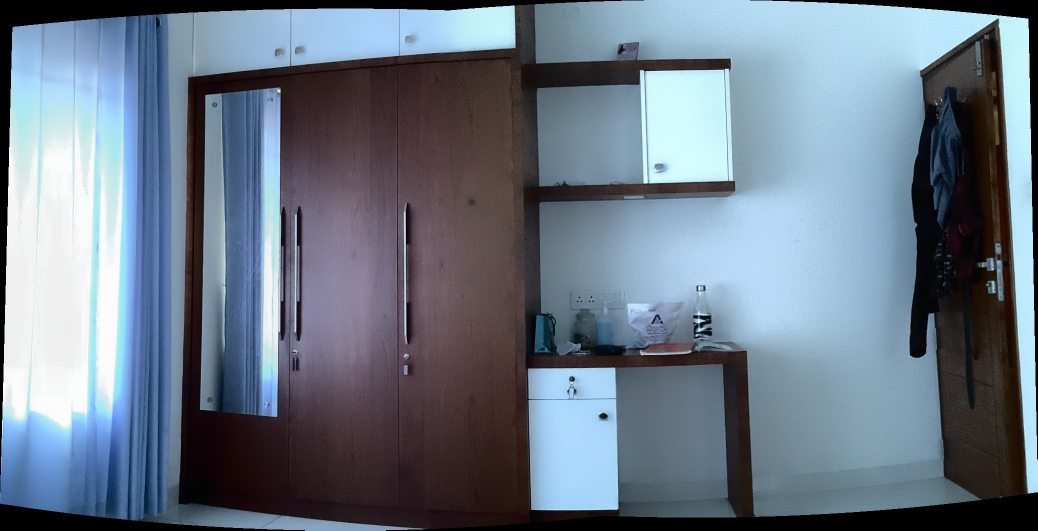
#> input picture pan.jpg, 2075 x 1061 px, given as the content of the folder ./Cue Cards, which was not available (shown at 1/2 size)
$ python trying.py
#> lines starting #> are read from the running program, lines starting #| are printed output that depends on the picture; pictures that were not available may be replaced by others from this repository, and a replacement may not be noted
### trial.py
import os
import re
from typing import Literal

from PIL import Image, ImageDraw, ImageFont


class Trial_class:

    def __init__(self):
        self.path = "./Cue Cards"
        self.new_card_wd = 300
        self.SD_font_size = 25
        self.no_of_columns = 5
        self.total_img_count = self.count_all_files_in_directory(self.path)

    # [33 lines left out: function add_name_above_image, not called in this run]

    def add_name_2(self, image, text):

        font_size = self.SD_font_size
        try:
            font = ImageFont.truetype("./Vera.ttf", font_size)
        except IOError:
            font = ImageFont.load_default()

        blankHt = font_size + 10

        new_image_height = image.height + blankHt
        new_image = Image.new("RGB", (image.width, new_image_height),
                              (255, 255, 255))

        # Create a drawing object and add text
        draw = ImageDraw.Draw(new_image)

        bbox = draw.textbbox((0, 0), text, font=font)

        text_height = bbox[3] - bbox[1]

        text_x = 10
        text_y = (blankHt - text_height) // 2
        draw.text((text_x, text_y), text, font=font, fill="black")

        new_image.paste(image, (0, blankHt))

        return new_image

    def row_calc(self, no_of_images: int):
        """
        Calculates no.of rows of images based on
        the no.of columns and no.of images.

        Args:
            no_of_images (int): Total no.of images in the grid.

        Returns:
            int: The total number of rows for the grid.
        """
        return (int(no_of_images) + self.no_of_columns -
                1) // self.no_of_columns

    def important_vars(self, item_name: str):

        Card_gap = self.SD_font_size // 8
        SD_Bpic_Ht = self.SD_font_size + 10
        cropped_card_wd = int(0.98 * self.new_card_wd)
        SD_Bpic_Wd = ((cropped_card_wd * self.no_of_columns))
        #(Card_gap * (self.no_of_columns - 1))

        vars = {
            "SD font size": self.SD_font_size,
            "MD font size": ((self.SD_font_size * 1.2) - 5),
            "Title font size": ((self.SD_font_size + 5) * 1.4) - 5,
            "Card gap": Card_gap,
            "SD gap": Card_gap + 10,
            "MD gap": Card_gap + 30,
            "SD name gap": Card_gap + 5,
            "MD name gap": Card_gap + 20,
            "SD Bpic Ht": SD_Bpic_Ht,
            "MD Bpic Ht": SD_Bpic_Ht * 1.2,
            "Title Bpic Ht": SD_Bpic_Ht * 1.4,
            "SD Bpic Wd": SD_Bpic_Wd,
            "Card Wd": self.new_card_wd,
            "left crop": 0.01,
            "top crop": 0.14,
            "right crop": 0.99,
            "bottom crop": 0.76,
            "Left offset": 5,
            "NoC": self.no_of_columns
        }
        #new_dict = json.dumps(new_dict)
        return vars[f"{item_name}"]

    def grid_maker(self, repeat_index: int, no_of_images: int):
        """
        Provides a list of indexes for images of that specific row.

        Args:
            repeat_index (int): is the row number.
            no_of_images (int): total no.of images in the grid.

        Returns:
            list: A list of numbers which are the indexes
            for the images in that specific row.
        """
        range_beginning = (repeat_index *
                           self.no_of_columns) - (self.no_of_columns - 1)
        range_end = min(repeat_index * self.no_of_columns, no_of_images)
        return [item - 1 for item in range(range_beginning, range_end + 1)]

    def image_resizer(self, image, new_width, new_height):

        y = image.resize((new_width, new_height), Image.Resampling.LANCZOS)

        return y

    def image_cropper(self, paths):
        '''
        [image paths] is input
        '''
        zz = []
        for img_path in paths:
            im = Image.open(img_path)
#> im is the input picture: PIL image 2075x1061 RGB; mean R, G, B 107.1, 120.3, 135

            width, height = im.size
#> width = 2075; height = 1061
            new_height = int((self.new_card_wd / width) * height)
#> new_height = 153

            resized_img = self.image_resizer(im, self.new_card_wd, new_height)
#> in image_resizer, `y = image.resize((new_width, new_height), Image.Resampling.LANCZOS)`:
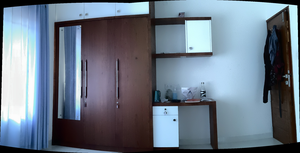
#> y: PIL image 300x153 RGB; mean R, G, B 107.3, 120.4, 135.1

            left = int(self.important_vars("left crop") * self.new_card_wd)
            top = int(0.14 * new_height)
#> top = 21
            right = int(0.99 * self.new_card_wd)
            bottom = int(0.76 * new_height)
#> bottom = 116

            im1 = resized_img.crop((left, top, right, bottom))
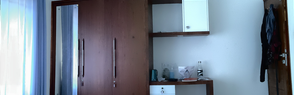
#> im1: PIL image 294x95 RGB; mean R, G, B 118.2, 130.1, 144.5
            zz.append(im1)
        return zz

    def count_all_files_in_directory(self, path):
        return sum(len(files) for _, _, files in os.walk(path))

    # [31 lines left out: functions get_files, image_renamer, not called in this run]

    def image_combiner(self, images: list, axis: Literal["hor", "ver"],
                       gap: int):
        """
        Combines images in the desired axis.

        Args:
            images (list): A list of images.
            axis (Literal["hor", "ver"]): The axis of
            combining the images (hor / ver).

        Returns:
            PIL.Image.Image: The combined image.
        """
        sizes = [img.size for img in images]
        widths, heights = zip(*sizes)

        if axis == "hor":
            result_size = (sum(widths), max(heights))
            offsets = [(sum(widths[:i]) + (gap * i), 0)
                       for i in range(len(images))]
        else:
            result_size = (max(widths), sum(heights))
            offsets = [(0, sum(heights[:i]) + (gap * i))
                       for i in range(len(images))]

        result = Image.new('RGB', result_size, (255, 255, 255))
        for img, offset in zip(images, offsets):
            result.paste(img, offset)

        return result

### trying.py
import os

from trial import Trial_class

main_path = "./Cue Cards"
program = Trial_class()

MDs, SDs_combined, SDs_comb_with_name = [], [], []

for MD in os.scandir(main_path):
    MDs.append(MD.name)
    MD_path = f"{main_path}/{MD.name}"
    cards_combined, xx, cards_in_MD = [], [], 0

    for SD in os.scandir(MD_path):
        SD_path = f"{MD_path}/{SD.name}"
        card_paths = [f"{SD_path}/{card.name}" for card in os.scandir(SD_path)]
        cards_in_MD += len(card_paths)

        # Process cards in SD
        repeat_range = program.row_calc(len(card_paths))
        listpro = program.image_cropper(card_paths)
#> listpro = 1 item

        # Combine cropped images row by row
        image_rows = [
            program.image_combiner([
                listpro[x] for x in program.grid_maker(i + 1, len(card_paths))
            ], "hor", program.important_vars("Card gap"))
            for i in range(repeat_range)
        ]
#> in image_combiner, `result = Image.new('RGB', result_size, (255, 255, 255))`: result: PIL image 294x95 RGB; every value is 255
#> image_rows = 1 item

        cc = program.image_combiner(image_rows, "ver",
                                    program.important_vars("Card gap"))
#> the loop in image_combiner (call 2), `for img, offset in zip(images, offsets):` made 1 pass
#> offset on pass 1: (0, 0)

        xx.append(program.add_name_2(cc, f"{SD.name} - {len(card_paths)}"))
#> in add_name_2, `new_image = Image.new("RGB", (image.width, new_image_height), (255, 25..`: new_image: PIL image 294x130 RGB; every value is 255
#> in add_name_2, `bbox = draw.textbbox((0, 0), text, font=font)`: bbox = (0, 5, 135, 29)
#> in add_name_2, `text_height = bbox[3] - bbox[1]`: text_height = 24
#> in add_name_2, `text_y = (blankHt - text_height) // 2`: text_y = 5
#> in add_name_2, `new_image.paste(image, (0, blankHt))`:
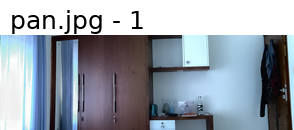
#> new_image: PIL image 294x130 RGB; mean R, G, B 150.9, 159.6, 170.1

    y = program.image_combiner(xx, "ver", program.important_vars("Card gap"))

    SDs_comb_with_name.append(
        program.add_name_2(y, f"{MD.name} - {cards_in_MD}"))
#> call 2 of add_name_2, with text = 'pan.jpg - 1'
#> in add_name_2 (call 2), `new_image = Image.new("RGB", (image.width, new_image_height), (255, 25..`: new_image: PIL image 294x165 RGB; every value is 255
#> in add_name_2 (call 2), `new_image.paste(image, (0, blankHt))`:
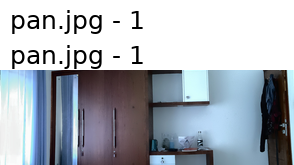
#> new_image: PIL image 294x165 RGB; mean R, G, B 169.7, 176.6, 184.9

MDs_combined = program.image_combiner(SDs_comb_with_name, "hor",
                                      program.important_vars("Card gap"))

final = program.add_name_2(MDs_combined, "Cue Cards")
#> call 3 of add_name_2, with text = 'Cue Cards'
#> in add_name_2 (call 3), `new_image = Image.new("RGB", (image.width, new_image_height), (255, 25..`: new_image: PIL image 294x200 RGB; every value is 255
#> in add_name_2 (call 3), `bbox = draw.textbbox((0, 0), text, font=font)`: bbox = (0, 5, 128, 24)
#> in add_name_2 (call 3), `text_height = bbox[3] - bbox[1]`: text_height = 19
#> in add_name_2 (call 3), `text_y = (blankHt - text_height) // 2`: text_y = 8
#> in add_name_2 (call 3), `new_image.paste(image, (0, blankHt))`:
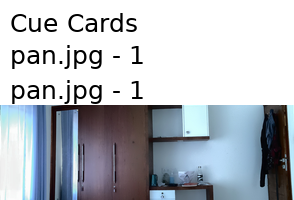
#> new_image: PIL image 294x200 RGB; mean R, G, B 181.9, 187.6, 194.4

# Specify the filename and directory path
filename = "Cue Cards.jpg"
directory = "./"

# Combine the directory and filename into a full path
file_path = os.path.join(directory, filename)

if os.path.exists(file_path):
    print(f"'{filename}' exists. Deleting...")
    os.remove(file_path)

final.save(filename)
print("Saved!")
#> (the run stopped early here; a loop or call above may not have finished)

$ run again, on imgs/IMG_5040.jpeg
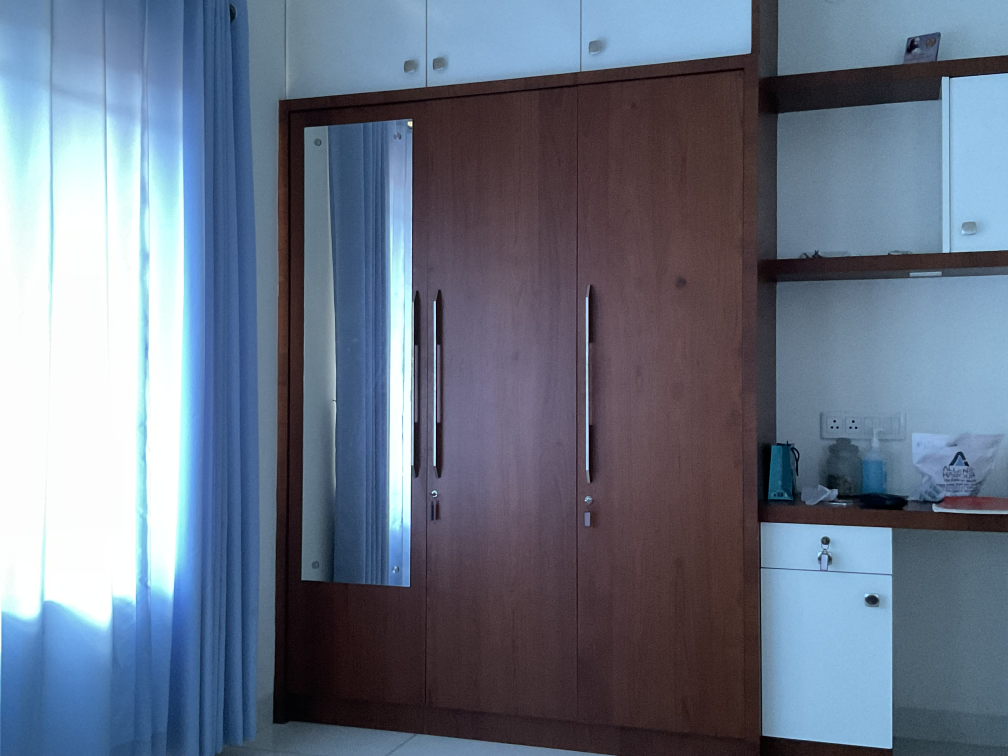
#> input picture imgs/IMG_5040.jpeg, 4032 x 3024 px, given as the content of the folder ./Cue Cards, which was not available (shown at 1/4 size)
#> in image_cropper, im is the input picture: PIL image 4032x3024 RGB; mean R, G, B 104, 115.1, 133.2
#> in image_cropper, `im1 = resized_img.crop((left, top, right, bottom))`:
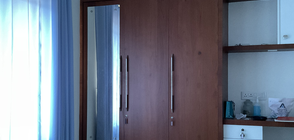
#> im1: PIL image 294x140 RGB; mean R, G, B 114.4, 122.3, 138.3
#> listpro = 1 item
#> result: PIL image 294x140 RGB; every value is 255
#> the loop in image_combiner (call 2), `for img, offset in zip(images, offsets):` made 1 pass
#> offset on pass 1: (0, 0)
#> bbox = (0, 5, 227, 30)
#> text_height = 25
#> text_y = 5
#> bbox = (0, 5, 128, 24)
#> text_height = 19
#> text_y = 8
#> in add_name_2 (call 3), `new_image.paste(image, (0, blankHt))`:
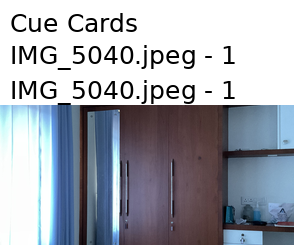
#> new_image: PIL image 294x245 RGB; mean R, G, B 164.4, 168.9, 178

$ run again, on imgs/IMG_5041.jpeg
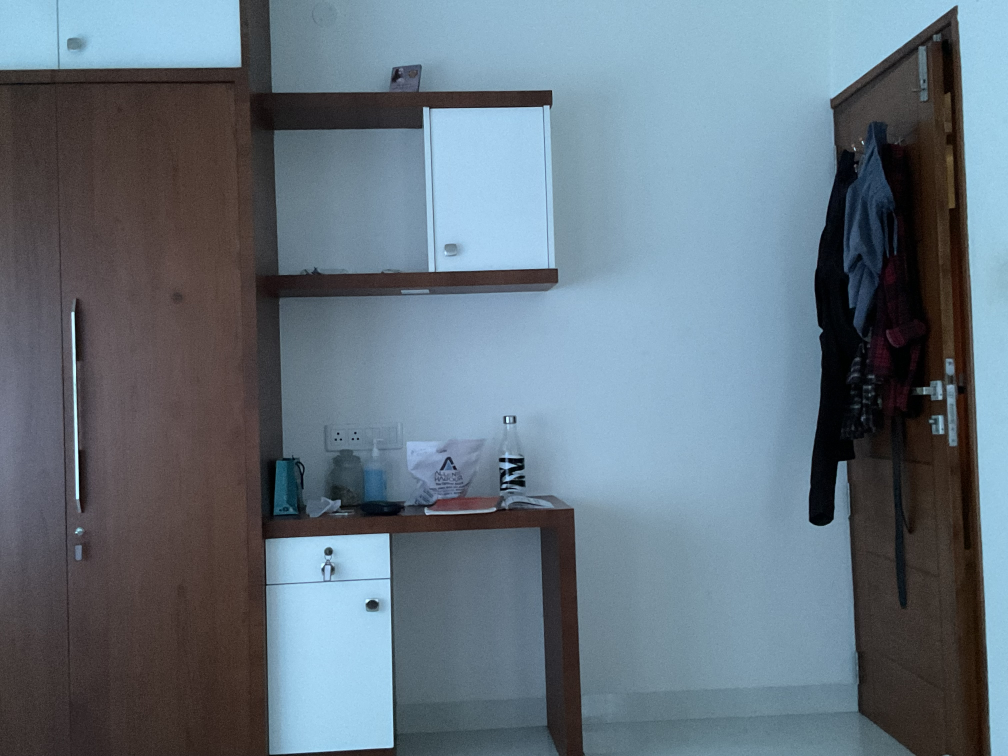
#> input picture imgs/IMG_5041.jpeg, 4032 x 3024 px, given as the content of the folder ./Cue Cards, which was not available (shown at 1/4 size)
#> in image_cropper, im is the input picture: PIL image 4032x3024 RGB; mean R, G, B 101.2, 115.8, 127.6
#> in image_cropper, `im1 = resized_img.crop((left, top, right, bottom))`:
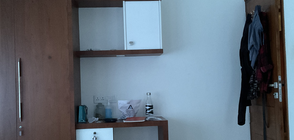
#> im1: PIL image 294x140 RGB; mean R, G, B 99.4, 111.9, 123.8
#> listpro = 1 item
#> result: PIL image 294x140 RGB; every value is 255
#> the loop in image_combiner (call 2), `for img, offset in zip(images, offsets):` made 1 pass
#> offset on pass 1: (0, 0)
#> bbox = (0, 5, 227, 30)
#> text_height = 25
#> text_y = 5
#> bbox = (0, 5, 128, 24)
#> text_height = 19
#> text_y = 8
#> in add_name_2 (call 3), `new_image.paste(image, (0, blankHt))`:
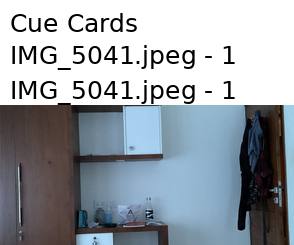
#> new_image: PIL image 294x245 RGB; mean R, G, B 156, 163.1, 170
